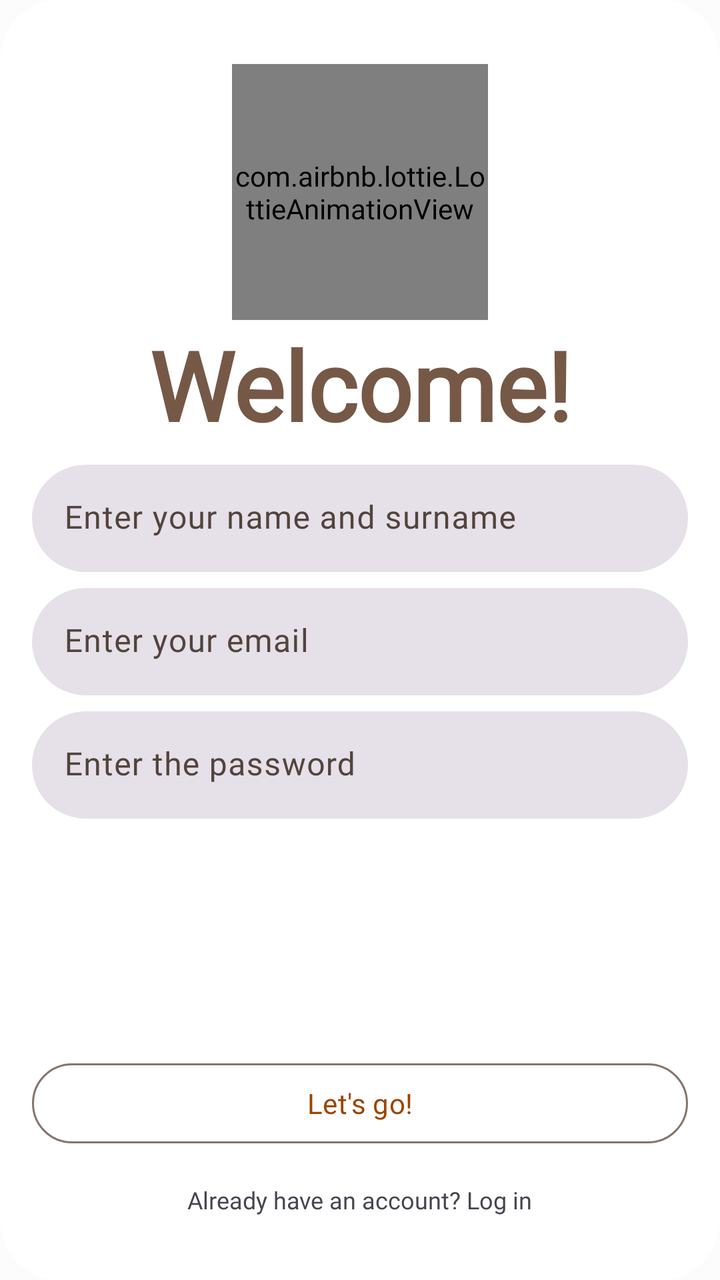
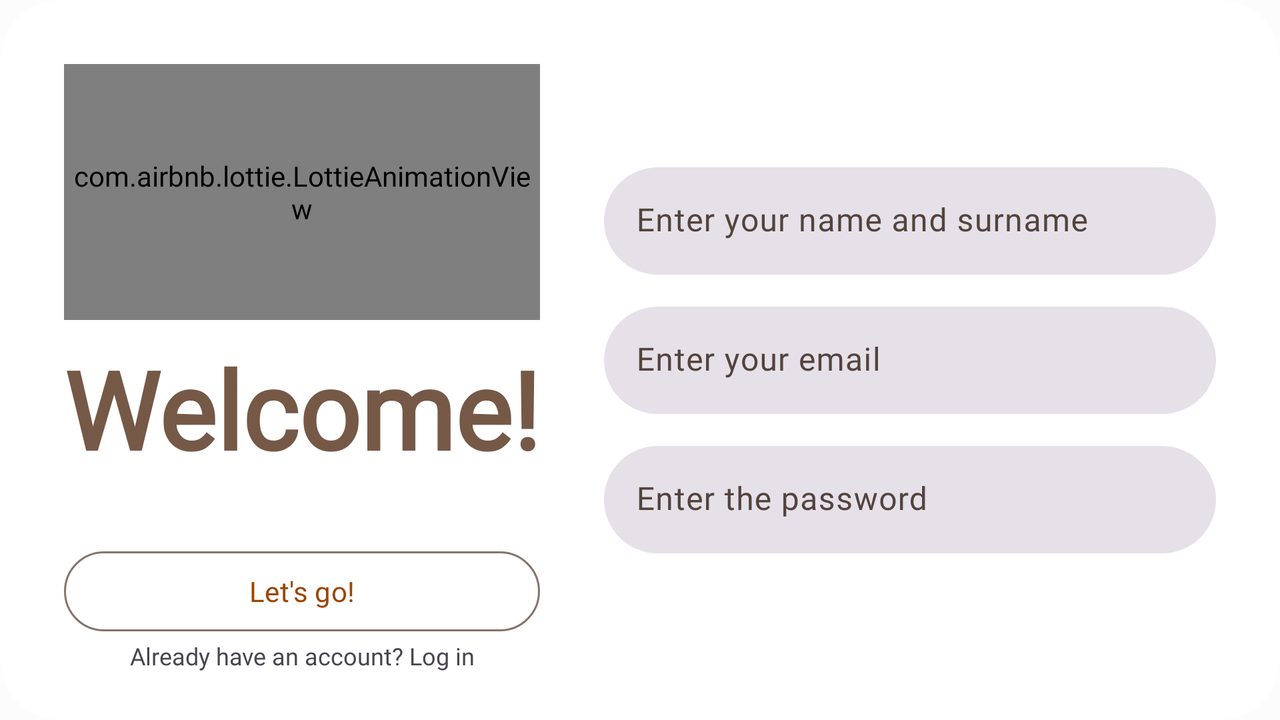

Compare how this app lays out the same screen by default and in its alternative resource folder. The renders come first, then the two layout files and the values they reference.
<!-- AndroidManifest.xml: application theme Theme.MuStep -->
<!-- res/layout/dialog_auth.xml -->
<?xml version="1.0" encoding="utf-8"?>
<androidx.constraintlayout.widget.ConstraintLayout xmlns:android="http://schemas.android.com/apk/res/android"
    xmlns:app="http://schemas.android.com/apk/res-auto"
    xmlns:tools="http://schemas.android.com/tools"
    android:layout_width="match_parent"
    android:layout_height="match_parent"
    android:background="@drawable/dialog_shape"
    tools:context=".ui.dialog.AuthDialog">

    <com.google.android.material.button.MaterialButton
        android:id="@+id/ad_close_btn"
        app:layout_constraintEnd_toEndOf="parent"
        app:layout_constraintTop_toTopOf="parent"
        android:layout_marginTop="32dp"
        android:layout_marginEnd="16dp"
        android:layout_width="wrap_content"
        android:layout_height="wrap_content"
        style="@style/Widget.Material3.Button.IconButton"
        app:icon="@drawable/ic_close"/>

    <com.airbnb.lottie.LottieAnimationView
        android:id="@+id/ad_title_lottie"
        android:layout_width="128dp"
        android:layout_height="128dp"
        android:layout_marginTop="32dp"
        app:layout_constraintEnd_toEndOf="parent"
        app:layout_constraintStart_toStartOf="parent"
        app:layout_constraintTop_toTopOf="parent"
        app:lottie_rawRes="@raw/hisaur"
        app:lottie_autoPlay="true"
        app:lottie_loop="true"/>

    <com.google.android.material.textview.MaterialTextView
        android:id="@+id/ad_title_msg"
        android:layout_width="wrap_content"
        android:layout_height="wrap_content"
        android:text="@string/ad_welcome_msg"
        android:textColor="?attr/colorSecondary"
        android:textSize="48sp"
        android:textStyle="bold"
        app:layout_constraintEnd_toEndOf="parent"
        app:layout_constraintStart_toStartOf="parent"
        app:layout_constraintTop_toBottomOf="@+id/ad_title_lottie" />

    <com.google.android.material.textview.MaterialTextView
        android:id="@+id/ad_auth_type_msg"
        android:layout_width="wrap_content"
        android:layout_height="wrap_content"
        android:layout_marginStart="16dp"
        android:layout_marginEnd="16dp"
        android:layout_marginBottom="32dp"
        android:textSize="12sp"
        android:text="@string/ad_has_account"
        app:layout_constraintBottom_toBottomOf="parent"
        app:layout_constraintEnd_toEndOf="parent"
        app:layout_constraintStart_toStartOf="parent" />

    <com.google.android.material.button.MaterialButton
        android:id="@+id/ad_auth_btn"
        android:layout_width="0dp"
        android:layout_height="wrap_content"
        android:layout_marginStart="16dp"
        android:layout_marginEnd="16dp"
        android:layout_marginBottom="16dp"
        android:text="@string/ad_lets_go"
        style="@style/Widget.Material3.Button.OutlinedButton"
        app:layout_constraintBottom_toTopOf="@+id/ad_auth_type_msg"
        app:layout_constraintEnd_toEndOf="parent"
        app:layout_constraintStart_toStartOf="parent" />

    <com.google.android.material.textfield.TextInputLayout
        android:id="@+id/ad_name_il"
        android:layout_width="0dp"
        android:layout_height="wrap_content"
        android:layout_marginStart="16dp"
        android:layout_marginTop="8dp"
        android:layout_marginEnd="16dp"
        app:layout_constraintEnd_toEndOf="parent"
        app:layout_constraintStart_toStartOf="parent"
        app:layout_constraintTop_toBottomOf="@+id/ad_title_msg"
        app:boxCornerRadiusBottomEnd="30dp"
        app:boxCornerRadiusBottomStart="30dp"
        app:boxCornerRadiusTopEnd="30dp"
        app:boxStrokeWidth="0dp"
        app:boxStrokeWidthFocused="0dp"

        app:boxCornerRadiusTopStart="30dp"
        android:hint="@string/ad_name_surname_hint"
        style="@style/Widget.Material3.TextInputLayout.FilledBox.Dense">

        <com.google.android.material.textfield.TextInputEditText
            android:id="@+id/ad_name_it"
            android:layout_width="match_parent"
            android:layout_height="match_parent"
            android:inputType="textPersonName" />

    </com.google.android.material.textfield.TextInputLayout>

    <com.google.android.material.textview.MaterialTextView
        android:id="@+id/ad_mover_tv"
        app:layout_constraintBottom_toBottomOf="@id/ad_name_il"
        app:layout_constraintStart_toStartOf="parent"
        app:layout_constraintEnd_toEndOf="parent"
        android:layout_width="match_parent"
        android:layout_height="0dp" />

    <com.google.android.material.textfield.TextInputLayout
        android:id="@+id/ad_email_il"
        android:layout_width="0dp"
        android:layout_height="wrap_content"
        android:layout_marginStart="16dp"
        android:layout_marginTop="8dp"
        android:layout_marginEnd="16dp"
        app:layout_constraintEnd_toEndOf="parent"
        app:layout_constraintStart_toStartOf="parent"
        app:layout_constraintTop_toBottomOf="@+id/ad_mover_tv"
        app:boxCornerRadiusBottomEnd="30dp"
        app:boxCornerRadiusBottomStart="30dp"
        app:boxStrokeWidth="0dp"
        app:boxStrokeWidthFocused="0dp"
        app:boxCornerRadiusTopEnd="30dp"
        app:boxCornerRadiusTopStart="30dp"
        android:hint="@string/ad_email_hint"
        style="@style/Widget.Material3.TextInputLayout.FilledBox.Dense">

        <com.google.android.material.textfield.TextInputEditText
            android:id="@+id/ad_email_it"
            android:layout_width="match_parent"
            android:layout_height="match_parent"
            android:inputType="textEmailAddress" />

    </com.google.android.material.textfield.TextInputLayout>

    <com.google.android.material.textfield.TextInputLayout
        android:id="@+id/ad_pass_il"
        android:layout_width="0dp"
        android:layout_height="wrap_content"
        android:layout_marginStart="16dp"
        android:layout_marginTop="8dp"
        android:layout_marginEnd="16dp"
        app:layout_constraintEnd_toEndOf="parent"
        app:layout_constraintStart_toStartOf="parent"
        app:layout_constraintTop_toBottomOf="@+id/ad_email_il"
        app:boxCornerRadiusBottomEnd="30dp"
        app:boxCornerRadiusBottomStart="30dp"
        app:boxStrokeWidth="0dp"
        app:boxStrokeWidthFocused="0dp"

        app:boxCornerRadiusTopEnd="30dp"
        app:boxCornerRadiusTopStart="30dp"
        android:hint="@string/ad_password_hint"
        style="@style/Widget.Material3.TextInputLayout.FilledBox.Dense">

        <com.google.android.material.textfield.TextInputEditText
            android:id="@+id/ad_pass_it"
            android:layout_width="match_parent"
            android:layout_height="match_parent"
            android:inputType="textPassword" />

    </com.google.android.material.textfield.TextInputLayout>


</androidx.constraintlayout.widget.ConstraintLayout>
<!-- resources referenced by this layout -->
<resources>
  <!-- drawable dialog_shape (drawable) -->
  <?xml version="1.0" encoding="utf-8"?>
  <shape xmlns:android="http://schemas.android.com/apk/res/android" >
  
      <solid android:color="?attr/colorBackgroundFloating" />
  
      <corners
          android:bottomLeftRadius="30dp"
          android:bottomRightRadius="30dp"
          android:topLeftRadius="30dp"
          android:topRightRadius="30dp" />
  
  </shape>
  <string name="ad_email_hint">Enter your email</string>
  <string name="ad_has_account">Already have an account? Log in</string>
  <string name="ad_lets_go">Let\'s go!</string>
  <string name="ad_name_surname_hint">Enter your name and surname</string>
  <string name="ad_password_hint">Enter the password</string>
  <string name="ad_welcome_msg">Welcome!</string>
  <color name="md_theme_light_primary">#9B4500</color>
  <color name="md_theme_light_onPrimary">#FFFFFF</color>
  <color name="md_theme_light_primaryContainer">#FFDBC6</color>
  <color name="md_theme_light_onPrimaryContainer">#331200</color>
  <color name="md_theme_light_secondary">#765847</color>
  <color name="md_theme_light_onSecondary">#FFFFFF</color>
  <color name="md_theme_light_secondaryContainer">#FFDBC6</color>
  <color name="md_theme_light_onSecondaryContainer">#2B170A</color>
  <color name="md_theme_light_tertiary">#626032</color>
  <color name="md_theme_light_onTertiary">#FFFFFF</color>
  <color name="md_theme_light_tertiaryContainer">#E9E5AB</color>
  <color name="md_theme_light_onTertiaryContainer">#1E1C00</color>
  <color name="md_theme_light_error">#BA1B1B</color>
  <color name="md_theme_light_errorContainer">#FFDAD4</color>
  <color name="md_theme_light_onError">#FFFFFF</color>
  <color name="md_theme_light_onErrorContainer">#410001</color>
  <color name="md_theme_light_background">#FCFCFC</color>
  <color name="md_theme_light_onBackground">#201A17</color>
  <color name="md_theme_light_surface">#FCFCFC</color>
  <color name="md_theme_light_onSurface">#201A17</color>
  <color name="md_theme_light_surfaceVariant">#F4DED4</color>
  <color name="md_theme_light_onSurfaceVariant">#52443C</color>
  <color name="md_theme_light_outline">#85746B</color>
  <color name="md_theme_light_inverseOnSurface">#FBEEE9</color>
  <color name="md_theme_light_inverseSurface">#362F2B</color>
  <color name="md_theme_light_primaryInverse">#FFB68A</color>
  <!-- some entries are left out for length -->
</resources>
<!-- res/layout-land/dialog_auth.xml (the repository's variant of the layout above) -->
<!-- drawn on the phone turned sideways -->
<?xml version="1.0" encoding="utf-8"?>
<androidx.constraintlayout.widget.ConstraintLayout xmlns:android="http://schemas.android.com/apk/res/android"
    xmlns:app="http://schemas.android.com/apk/res-auto"
    xmlns:tools="http://schemas.android.com/tools"
    android:layout_width="match_parent"
    android:layout_height="match_parent"
    android:background="@drawable/dialog_shape"
    tools:context=".ui.dialog.AuthDialog">

    <com.google.android.material.button.MaterialButton
        android:id="@+id/ad_close_btn"
        app:layout_constraintEnd_toEndOf="parent"
        app:layout_constraintTop_toTopOf="parent"
        android:layout_marginTop="16dp"
        android:layout_marginEnd="16dp"
        android:layout_width="wrap_content"
        android:layout_height="wrap_content"
        style="@style/Widget.Material3.Button.IconButton"
        app:icon="@drawable/ic_close"/>

    <com.airbnb.lottie.LottieAnimationView
        android:id="@+id/ad_title_lottie"
        android:layout_width="0dp"
        android:layout_height="128dp"
        app:lottie_autoPlay="true"
        app:lottie_loop="true"
        app:lottie_rawRes="@raw/hisaur"
        app:layout_constraintTop_toTopOf="parent"
        android:layout_marginTop="32dp"
        app:layout_constraintStart_toStartOf="@id/ad_title_msg"
        app:layout_constraintEnd_toEndOf="@id/ad_title_msg" />

    <com.google.android.material.textview.MaterialTextView
        android:id="@+id/ad_title_msg"
        android:layout_width="wrap_content"
        android:layout_height="wrap_content"
        android:text="@string/ad_welcome_msg"
        android:textColor="?attr/colorSecondary"
        android:textSize="54sp"
        android:textStyle="bold"
        android:layout_marginTop="8dp"
        app:layout_constraintStart_toStartOf="parent"
        android:layout_marginStart="32dp"
        app:layout_constraintTop_toBottomOf="@id/ad_title_lottie"/>

    <com.google.android.material.textview.MaterialTextView
        android:id="@+id/ad_mover_tv"
        app:layout_constraintBottom_toBottomOf="@id/ad_name_il"
        app:layout_constraintStart_toStartOf="parent"
        app:layout_constraintEnd_toEndOf="parent"
        android:layout_width="match_parent"
        android:layout_height="0dp" />

    <com.google.android.material.textview.MaterialTextView
        android:id="@+id/ad_auth_type_msg"
        android:layout_width="0dp"
        android:layout_height="wrap_content"
        android:text="@string/ad_has_account"
        android:textSize="12sp"
        android:gravity="center"
        android:layout_marginBottom="24dp"
        app:layout_constraintBottom_toBottomOf="parent"
        app:layout_constraintEnd_toEndOf="@+id/ad_title_msg"
        app:layout_constraintStart_toStartOf="@+id/ad_title_msg" />

    <com.google.android.material.button.MaterialButton
        android:id="@+id/ad_auth_btn"
        style="@style/Widget.Material3.Button.OutlinedButton"
        android:layout_width="0dp"
        android:layout_height="wrap_content"
        android:text="@string/ad_lets_go"
        app:layout_constraintBottom_toTopOf="@+id/ad_auth_type_msg"
        app:layout_constraintEnd_toEndOf="@+id/ad_title_msg"
        app:layout_constraintStart_toStartOf="@+id/ad_title_msg" />

    <com.google.android.material.textfield.TextInputLayout
        android:id="@+id/ad_name_il"
        style="@style/Widget.Material3.TextInputLayout.FilledBox.Dense"
        android:layout_width="0dp"
        android:layout_height="wrap_content"
        android:hint="@string/ad_name_surname_hint"
        app:boxCornerRadiusBottomEnd="30dp"
        app:boxCornerRadiusBottomStart="30dp"
        app:boxCornerRadiusTopEnd="30dp"
        app:boxCornerRadiusTopStart="30dp"
        android:layout_marginBottom="16dp"
        app:layout_constraintBottom_toTopOf="@id/ad_email_il"
        app:layout_constraintEnd_toEndOf="@id/ad_email_il"
        app:boxStrokeWidth="0dp"
        app:boxStrokeWidthFocused="0dp"
        app:layout_constraintStart_toStartOf="@+id/ad_email_il">

        <com.google.android.material.textfield.TextInputEditText
            android:id="@+id/ad_name_it"
            android:layout_width="match_parent"
            android:layout_height="match_parent"
            android:inputType="textPersonName" />

    </com.google.android.material.textfield.TextInputLayout>

    <com.google.android.material.textfield.TextInputLayout
        android:id="@+id/ad_email_il"
        style="@style/Widget.Material3.TextInputLayout.FilledBox.Dense"
        android:layout_width="0dp"
        android:layout_height="wrap_content"
        android:layout_marginEnd="32dp"
        android:layout_marginStart="32dp"
        android:hint="@string/ad_email_hint"
        app:boxCornerRadiusBottomEnd="30dp"
        app:boxCornerRadiusBottomStart="30dp"
        app:boxCornerRadiusTopEnd="30dp"
        app:boxCornerRadiusTopStart="30dp"
        app:boxStrokeWidth="0dp"
        app:boxStrokeWidthFocused="0dp"
        app:layout_constraintBottom_toBottomOf="parent"
        app:layout_constraintEnd_toEndOf="parent"
        app:layout_constraintStart_toEndOf="@+id/ad_title_msg"
        app:layout_constraintTop_toTopOf="parent">

        <com.google.android.material.textfield.TextInputEditText
            android:id="@+id/ad_email_it"
            android:layout_width="match_parent"
            android:layout_height="match_parent"
            android:inputType="textEmailAddress" />

    </com.google.android.material.textfield.TextInputLayout>

    <com.google.android.material.textfield.TextInputLayout
        android:id="@+id/ad_pass_il"
        style="@style/Widget.Material3.TextInputLayout.FilledBox.Dense"
        android:layout_width="0dp"
        android:layout_height="wrap_content"
        android:hint="@string/ad_password_hint"
        android:layout_marginTop="16dp"
        app:boxStrokeWidth="0dp"
        app:boxStrokeWidthFocused="0dp"
        app:boxCornerRadiusBottomEnd="30dp"
        app:boxCornerRadiusBottomStart="30dp"
        app:boxCornerRadiusTopEnd="30dp"
        app:boxCornerRadiusTopStart="30dp"
        app:layout_constraintEnd_toEndOf="@id/ad_email_il"
        app:layout_constraintStart_toStartOf="@+id/ad_email_il"
        app:layout_constraintTop_toBottomOf="@id/ad_email_il">

        <com.google.android.material.textfield.TextInputEditText
            android:id="@+id/ad_pass_it"
            android:layout_width="match_parent"
            android:layout_height="match_parent"
            android:inputType="textPassword" />

    </com.google.android.material.textfield.TextInputLayout>


</androidx.constraintlayout.widget.ConstraintLayout>
